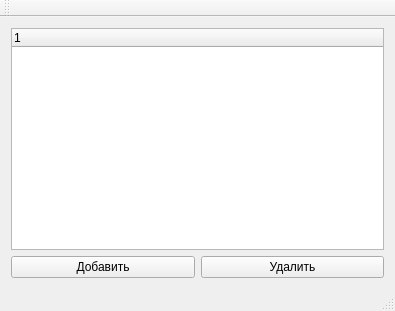
<?xml version="1.0" encoding="UTF-8"?>
<ui version="4.0">
 <class>TreeViewerClass</class>
 <widget class="QMainWindow" name="TreeViewerClass">
  <property name="geometry">
   <rect>
    <x>0</x>
    <y>0</y>
    <width>395</width>
    <height>311</height>
   </rect>
  </property>
  <property name="windowTitle">
   <string>TreeViewer</string>
  </property>
  <widget class="QWidget" name="centralWidget">
   <layout class="QHBoxLayout" name="horizontalLayout_2">
    <item>
     <layout class="QVBoxLayout" name="verticalLayout">
      <item>
       <widget class="QTreeWidget" name="treeWidget">
        <column>
         <property name="text">
          <string notr="true">1</string>
         </property>
        </column>
       </widget>
      </item>
      <item>
       <layout class="QHBoxLayout" name="horizontalLayout">
        <item>
         <widget class="QPushButton" name="pushButton">
          <property name="text">
           <string>Добавить</string>
          </property>
         </widget>
        </item>
        <item>
         <widget class="QPushButton" name="pushButton_2">
          <property name="text">
           <string>Удалить</string>
          </property>
         </widget>
        </item>
       </layout>
      </item>
     </layout>
    </item>
   </layout>
  </widget>
  <widget class="QMenuBar" name="menuBar">
   <property name="geometry">
    <rect>
     <x>0</x>
     <y>0</y>
     <width>395</width>
     <height>21</height>
    </rect>
   </property>
  </widget>
  <widget class="QToolBar" name="mainToolBar">
   <attribute name="toolBarArea">
    <enum>TopToolBarArea</enum>
   </attribute>
   <attribute name="toolBarBreak">
    <bool>false</bool>
   </attribute>
  </widget>
  <widget class="QStatusBar" name="statusBar"/>
 </widget>
 <layoutdefault spacing="6" margin="11"/>
 <resources>
  <include location="TreeViewer.qrc"/>
 </resources>
 <connections/>
</ui>
